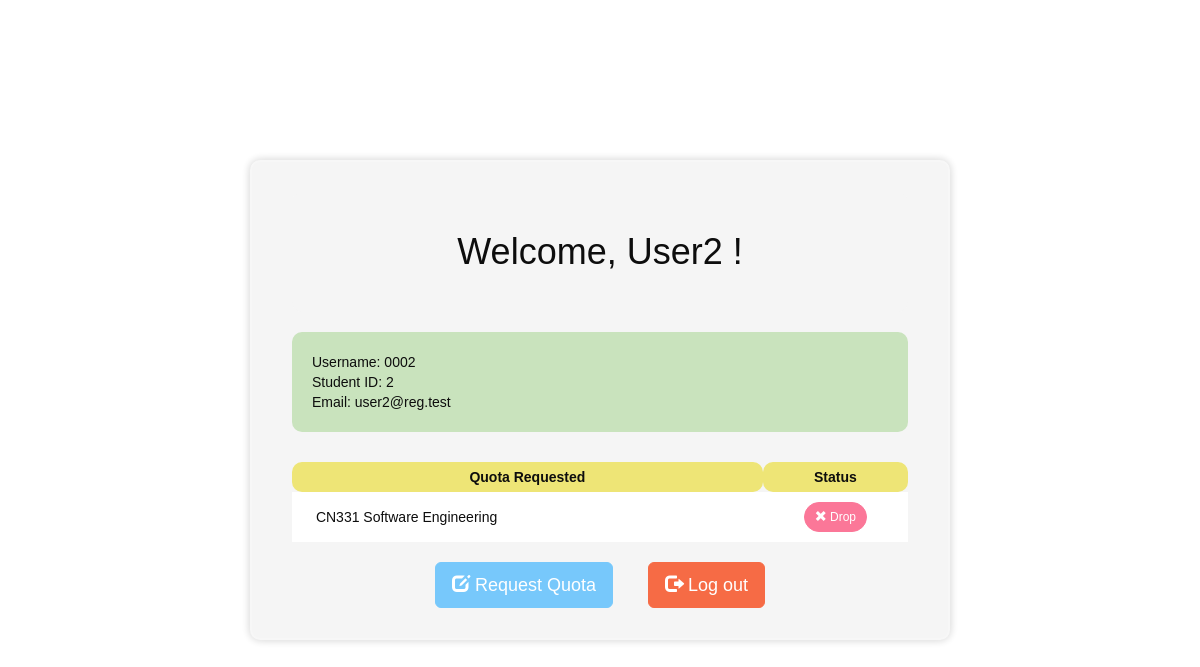
The page / (signed in) on the database its author committed.
### regist/models.py (models this page shows, shortened)
class Student(models.Model):
    user = models.OneToOneField(User, on_delete=models.CASCADE, primary_key=True)
    s_id = models.PositiveIntegerField()

class SubjectStudentList(models.Model):
    subject = models.OneToOneField(Subject, on_delete=models.CASCADE, primary_key=True)
    students = models.ManyToManyField(Student, blank=True)
    def __str__(self):
        return f'{self.subject.sub_id} {self.subject.sub_name}'

class Subject(models.Model):
    sub_id = models.CharField(max_length=5, primary_key='True')
    sub_name = models.CharField(max_length=64)
    capacity  = models.PositiveIntegerField()
    status = models.BooleanField()
    semester = models.PositiveIntegerField()
    year = models.PositiveIntegerField()

### users/views.py (the view)
# urls.py: path('', views.index, name='index'),
def index(request):
    student = Student.objects.get(user_id=request.user)
    subjects = SubjectStudentList.objects.all()
    mysubject = []
    for subject in subjects:
        if student in subject.students.all():
            mysubject.append(subject)
    data = {'student': student,
            'subjects': mysubject}
    if not request.user.is_authenticated:
        return HttpResponseRedirect(reverse('login'))
    return render(request, 'index.html', data)

### users/templates/index.html (shortened to what this page needs)
<!DOCTYPE html>
<html lang="en">
    <head>
        <link rel="stylesheet" href="https://maxcdn.bootstrapcdn.com/bootstrap/3.3.7/css/bootstrap.min.css">
    </head>
<body>
{% extends 'layout.html' %}
{% block body %}
<div class="wrapper">
    <h1 style="background: whitesmoke; margin: 0px; padding: 40px; border-radius: 10px; opacity: 100%;">
        <center>Welcome, {{ student.user.first_name }} !</center></h1>
    <br>
    <p style="padding: 20px; background: rgb(199, 226, 186); border-radius: 10px;">
        Username: {{ student.user.username }}<br>
        Student ID: {{student.s_id}}<br>
        Email: {{ student.user.email }}<br>
    </p>
    <br>
    <table>
        <tr style="background: rgb(238, 228, 111);">
            <th><center>Quota Requested</center></th>
            <th><center>Status</center></th>
        </tr>
        {% for subject in subjects %}
        <tr style="background: white; ">
            <td style="text-indent: 20px;";>&nbsp;{{ subject }}</td>
            <td><center><a href="{% url 'users:remove' subject.subject_id %}" class="btn btn-default btn-sm"
                style="background-color: rgb(251, 112, 147); border-color: rgb(251, 112, 147) ; color: white; border-radius: 30px;" >
                <span class="glyphicon glyphicon-remove"></span>&nbsp;Drop</a></center></td>
            {% endfor %}
        </tr>
        </table>
        <br>
        <div style="float: bottom;"><center>
            <a href="{% url 'regist:sublist' %}" class="btn btn-info btn-lg" style="background-color: rgb(112, 198, 251); border-color: rgb(112, 198, 251) ; color: white; size: 10%;">
                <span class="glyphicon glyphicon-edit"></span>&nbsp;Request Quota</a>&nbsp;&nbsp;&nbsp;&nbsp;&nbsp;&nbsp;&nbsp;&nbsp;
            <a href="{% url 'users:logout' %}" class="btn btn-info btn-lg" style="background-color: rgb(246, 100, 60); border-color: rgb(246, 100, 60) ; color: white;">
                <span class="glyphicon glyphicon-log-out"></span>&nbsp;Log out</a>
        </center></div>
    {% endblock %}

### users/templates/index.html (style rules this page uses)
* { margin: 0; padding: 0; box-sizing: border-box; font-family: "Poppins",sans-serif ; }
table { width: 100%; }
th { height: 30px; border: transparent; border-collapse: collapse; border-radius: 10px; }
td { height: 50px; border: transparent; border-collapse: collapse; margin: 20px; }
body { display: flex; justify-content: center; align-items: center; min-height: 100vh; background: url(https://scontent.fbkk6-2.fna.fbcdn.net/v/t1.6435-9/126860888_2784600101810645_7728869971705722271_n.jpg?_nc_cat=104&ccb=1-7&_nc_sid=730e14&_nc_ohc=F1JS2Pyo30IAX_DuXiK&_nc_ht=scontent.fbkk6-2.fna&oh=00_AfA8O0bm18VHAM7SpP7JCSue8XB9PgRvVfUwUgft4shsXg&oe=6548F7CD); background-size: cover; background-position: center; padding: 50px; }
.wrapper { width: 700px; background: whitesmoke; border: 2px solid rgba(255, 255, 255, .2); backdrop-filter: blur(60px); box-shadow:0 0 10px rgba(0, 0, 0, .2) ; color:black; border-radius: 10px; padding: 30px 40px; opacity: 95%; }

### rows shown on the page
Student: user.first_name "User2", user.username "0002", s_id "2", user.email "user2@reg.test"
SubjectStudentList: subject_id.sub_name "CN331 Software Engineering"
